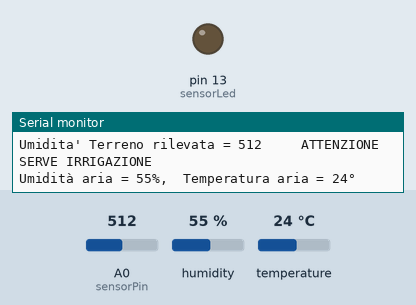
Recording of a sketch running on a simulated Arduino Uno, built with avr-gcc and run on an emulated ATmega328P. Parts: output pins drawn as LEDs (lit = HIGH), the last lines printed to the serial monitor. Inputs (shaded band) come from the test bench; at power-on: A0 (sensorPin) = 512, humidity 55 %, temperature 24 °C.

Above: at 5.9 s.
6.0 s: A0 (sensorPin) set to 122
At 10.18 s:
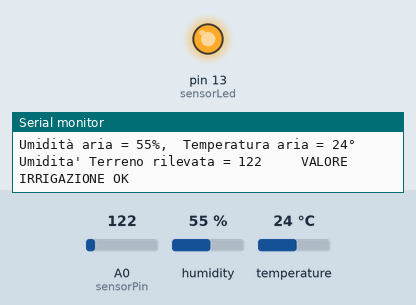
Timing chart, 0 to 21.8 s (numbered marks = the images above; inputs shaded):
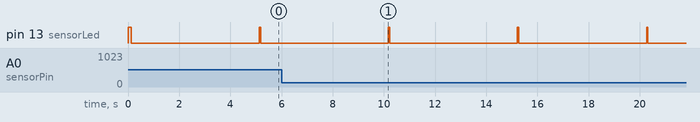

Measured:
- by itself, pin 13 (sensorLed): alternates HIGH for 0.04 s and LOW for 5.0 s

The sketch:

myPlant__Sensors_via_seriale_.ino
```cpp
/*  PROGETTO "myPlant"
    by ZIRCONET (2016)

    Sketch per test sensori di umidità e temperatura aria e umidità terreno
    print via seriale

    MOISTURE SENSOR collegato a 3,3V + GND + porta analogica A0
    DHT11 collegato a 5V + GND + porta digitale 8

*/

#include <dht11.h>
dht11 DHT;
#define DHT11_PIN 8  //DHT11 SENSORS pin declaration


int sensorPin = A0;    // MOISTURE SENSOR analog input
int sensorValue = 0;   // declaration sensor value
int acquaBarrier = 150;
int sensorLed = 13;    // LED input


void setup() {
  Serial.begin(9600);
  Serial.println("myPlant Project   ----->   by Zirconet (2016)");
  Serial.println();
  Serial.println("Connecting to serial...");
  pinMode(sensorPin, INPUT);
  pinMode(sensorLed, OUTPUT);
}

void loop() {
  digitalWrite(sensorLed, HIGH);
  sensorValue = analogRead(sensorPin);
  Serial.print("Umidita' Terreno rilevata = ");
  Serial.print(sensorValue);
  if (sensorValue <=acquaBarrier) {
    Serial.println("     VALORE IRRIGAZIONE OK");
    }else{
    Serial.println("     ATTENZIONE SERVE IRRIGAZIONE");
    }

  int chk;
  chk = DHT.read(DHT11_PIN); //read data from DHT11 sensor
  switch (chk) {
    case DHTLIB_OK:
              Serial.print("");
              break;
    case DHTLIB_ERROR_CHECKSUM:
              Serial.print("DHT sensor Checksum error, \t");
              break;
    case DHTLIB_ERROR_TIMEOUT:
              Serial.print("DHT sensor Timeout error, \t");
              break;
    default:
              Serial.print("DHT sensor Unknow Error, \t");
              break;
    }
  //DISPLAY DATA FROM DHT11
  Serial.print("Umidità aria = ");
  Serial.print(DHT.humidity,1);
  Serial.print("%");
  Serial.print(",\t");
  Serial.print("Temperatura aria = ");
  Serial.print(DHT.temperature,1);
  Serial.println("°");
  Serial.println();
  digitalWrite(sensorLed, LOW);
  delay (5000);
}
```
